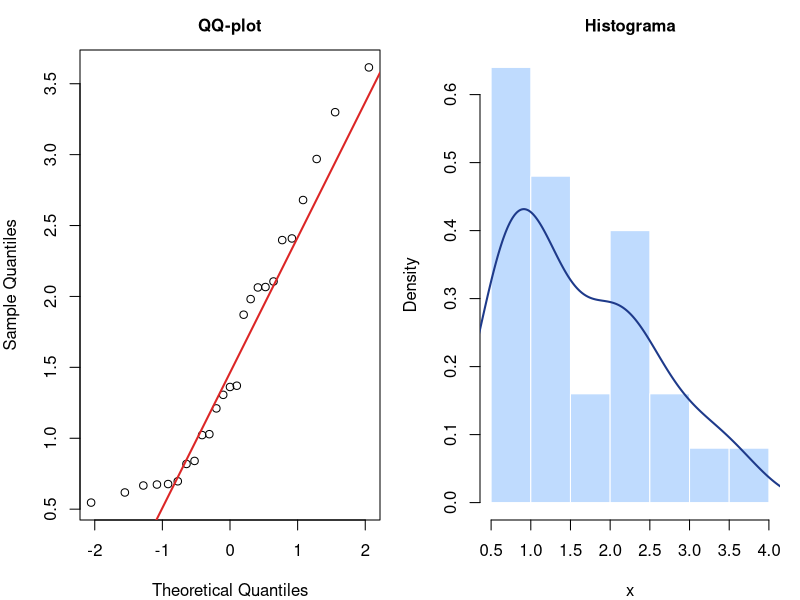

Here is the R script that generated this plot:
## ---- chunk 1
#| fig-height: 2.6
set.seed(5)
x <- rgamma(25, shape=3, scale=0.5)  # productividad asimétrico
par(mfrow=c(1,2), mar=c(4,4,2.5,1), family="sans")
qqnorm(x, main="QQ-plot", cex.main=1.0); qqline(x, col="#dc2626", lwd=2)
hist(x, probability=TRUE, main="Histograma", col="#bfdbfe",
     border="white", cex.main=1.0)
lines(density(x), col="#1e3a8a", lwd=2)
## ---- chunk 2
shapiro.test(x)   # H0: normalidad; p < 0.05 → rechazar
